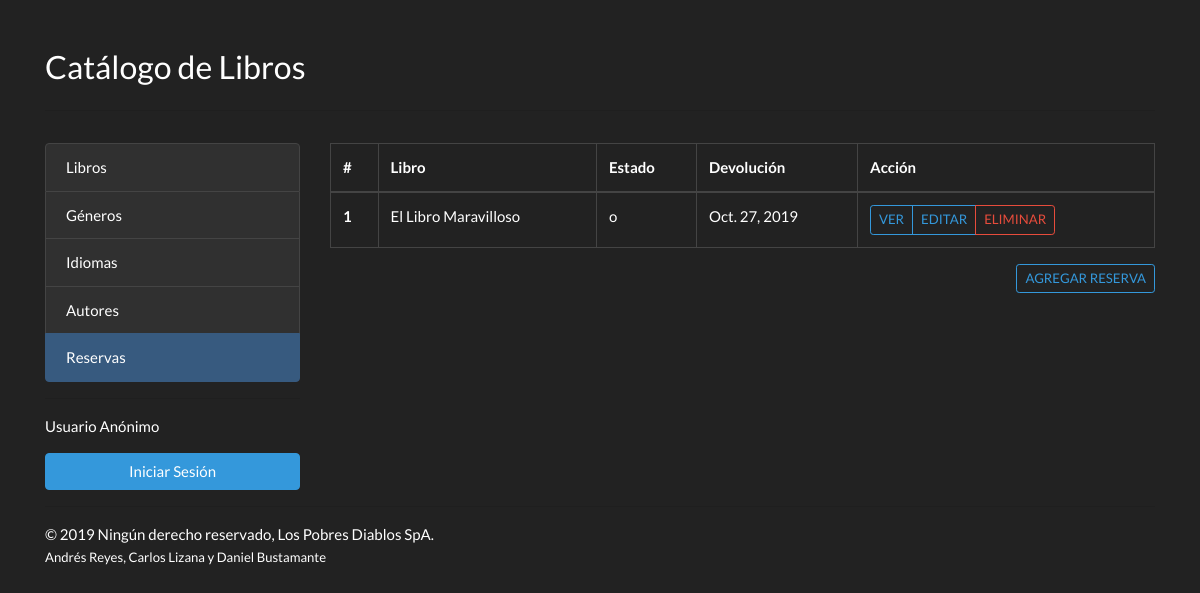
The app's page /reservations with its own data.
### catalog/models.py (models this page shows, shortened)
class BookInstance(models.Model):
    id = models.UUIDField(
        primary_key=True,
        default=uuid.uuid4
    )
    book = models.ForeignKey(
        Book,
        on_delete=models.SET_NULL,
        null=True
    )
    due_back = models.DateField(
        null=True,
        blank=True
    )
    LOAN_STATUS = (
        ('m', 'Maintenance'),
        ('o', 'On Loan'),
        ('a', 'Available'),
        ('r', 'Reserved')
    )
    status = models.CharField(
        max_length=1,
        choices=LOAN_STATUS,
        blank=True,
        default='m',
    )
    class Meta:
        ordering = ['due_back']

class Book(models.Model):
    title = models.CharField(max_length=50)
    author = models.ForeignKey(Author, on_delete=models.SET_NULL, null=True)
    summary = models.TextField(max_length=1000)
    imprint = models.CharField(max_length=100)
    isbn = models.CharField(max_length=13)
    genre = models.ForeignKey(Genre, on_delete=models.SET_NULL, null=True)
    language = models.ForeignKey(Language, on_delete=models.SET_NULL, null=True)

### catalog/views.py (the view)
# urls.py: url(r'^reservations$', ReservationList.as_view(), name='reservations_list'),
class ReservationList(ListView):
    queryset = BookInstance.objects.order_by('id')
    template_name = 'reservations/reservations_list.html'

### catalog/templates/reservations/reservations_list.html (shortened to what this page needs)
<!doctype html>
<html lang="en">
<head>
    <link rel="stylesheet" href="https://stackpath.bootstrapcdn.com/bootswatch/4.3.1/darkly/bootstrap.min.css"/>
</head>
<body>
<div class="container">
    <div class="row">
        <div class="col pt-5">
            <h3>Catálogo de Libros</h3>
        </div>
    </div>
    <hr class="pb-3"/>
    <div class="row">
        <div class="col-lg-3 order-2 order-lg-1">
            <div class="list-group">
                <a href="/" class="list-group-item list-group-item-action">Libros</a>
                <a href="/genres" class="list-group-item list-group-item-action">Géneros</a>
                <a href="/languages" class="list-group-item list-group-item-action">Idiomas</a>
                <a href="/authors" class="list-group-item list-group-item-action">Autores</a>
                <a href="/reservations" class="list-group-item list-group-item-action active">Reservas</a>
            </div>
            <hr />
            {% if user.is_authenticated %}
              Hola {{ user.username }}!
              <p><a class="btn btn-block btn-danger"  href="{% url 'logout' %}"><i class="fad fa-user"></i> Cerrar Sesión</a></p>
            {% else %}
              <p>Usuario Anónimo</p>
              <a class="btn btn-block btn-info" href="{% url 'login' %}"> Iniciar Sesión</a>
            {% endif %}
        </div>
        <div class="col-lg-9 order-1 order-lg-2">
            <table class="table table-bordered table-hover">
                <thead>
                <tr>
                    <th scope="col">#</th>
                    <th scope="col">Libro</th>
                    <th scope="col">Estado</th>
                    <th scope="col">Devolución</th>
                    <th scope="col">Acción</th>
                </tr>
                </thead>
                <tbody>
                {% if object_list %}
                    {% for reservation in object_list %}
                        <tr>
                            <th scope="row">{{ forloop.counter }} </th>
                            <td>{{ reservation.book.title }}</td>
                            <td>{{ reservation.status }}</td>
                            <td>{{ reservation.due_back }}</td>
                            <td>
                                <div class="btn-group" role="group" aria-label="Basic example">
                                    <a href="{% url 'catalog:reservations_detail' reservation.id %}" class="btn btn-sm btn-outline-info float-right text-uppercase">Ver </a>
                                    <a href="{% url 'catalog:reservations_update' reservation.id %}" class="btn btn-sm btn-outline-info float-right text-uppercase">Editar </a>
                                    <a href="{% url 'catalog:reservations_delete' reservation.id %}" class="btn btn-sm btn-outline-danger float-right text-uppercase">Eliminar </a>
                                </div>
                            </td>
                        </tr>
                    {% endfor %}
                {% else %}
                    <tr>
                        <td colspan="5">
                            No hay Reservas Registradas
                        </td>
                    </tr>
                {% endif %}
                </tbody>
            </table>
            <a href="{% url 'catalog:reservations_create' %}" class="btn btn-sm btn-outline-info float-right text-uppercase mb-3">Agregar Reserva </a>
        </div>
    </div>
    <hr/>
    &copy; 2019 Ningún derecho reservado, Los Pobres Diablos SpA.<br><small>Andrés Reyes, Carlos Lizana y Daniel
    Bustamante</small>
</div>
</body>
</html>

### records on screen
BookInstance: book "El Libro Maravilloso", status "o", due_back "Oct. 27, 2019"
